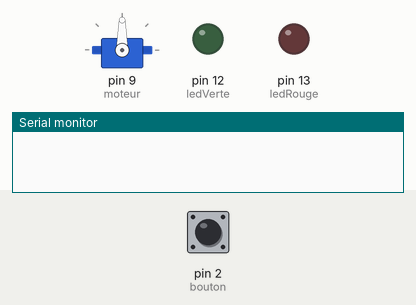
Simulated run of this sketch. Board: Arduino Uno, built with avr-gcc and run on an emulated ATmega328P. On the bench: servo, output pins drawn as LEDs (lit = HIGH), the last lines printed to the serial monitor. Dashed ring = blinking. The test bench sets the inputs (shaded band); at power-on: pin 2 (bouton) HIGH.

Above: at 1.2 s.
1.3 s: pin 2 (bouton) pulled LOW for 3.2 s
At 5.2 s:
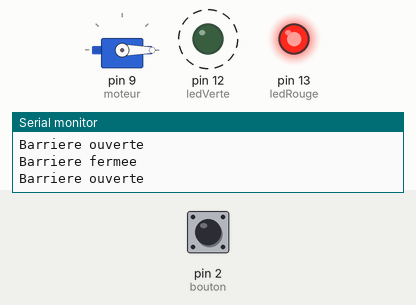
6.0 s: pin 2 (bouton) pulled LOW for 0.15 s
At 6.5 s:
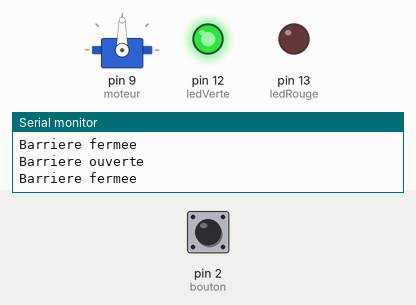
7.6 s: pin 2 (bouton) pulled LOW for 1 s
At 8.9 s:
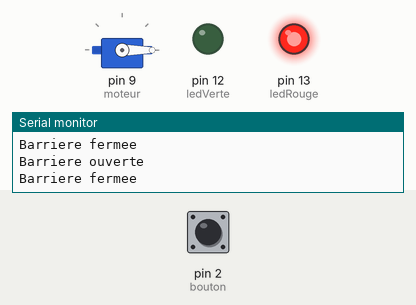
Timing chart, 0 to 10.6 s (numbered marks = the images above; inputs shaded):
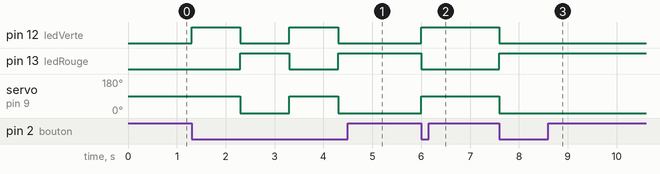

The sketch:

ard_barriere.ino
```cpp
#include <Wire.h>
#include <Servo.h>

Servo moteur; // créer un objet Servo pour contrôler le moteur
int ledRouge = 13; // broche pour la LED rouge
int ledVerte = 12; // broche pour la LED verte
int bouton = 2; // broche pour le bouton
bool etat = false; // variable pour enregistrer l'état de la barrière

char data;

void setup()
{
  Serial.begin(9600); // initialiser la communication série à 9600 bauds
  pinMode(ledRouge, OUTPUT); // configure la broche de la LED rouge en sortie
  pinMode(ledVerte, OUTPUT); // configure la broche de la LED verte en sortie
  pinMode(bouton, INPUT_PULLUP); // configure la broche du bouton en entrée avec pull-up
  moteur.attach(9); // attache le moteur à la broche 9
}

void loop()
{
  if (digitalRead(bouton) == LOW)
  { // vérifie si le bouton est enfoncé
    if (etat == false) // si la barrière est fermée
    {
      digitalWrite(ledRouge, LOW); // éteint le LED rouge
      digitalWrite(ledVerte, HIGH); // allume le LED verte
      moteur.write(90); // positionne le moteur à 90 degrés
      delay(1000); // attend une seconde
      etat = true; // enregistre que la barrière est ouverte
      Serial.println("Barriere ouverte"); // envoyer un message via la communication série
    }
    else // si la barrière est ouverte
    {
      digitalWrite(ledRouge, HIGH); // allume le LED rouge
      digitalWrite(ledVerte, LOW); // éteint le LED verte
      moteur.write(0); // positionne le moteur à 0 degré
      delay(1000); // attend une seconde
      etat = false; // enregistre que la barrière est fermée
      Serial.println("Barriere fermee"); // envoyer un message via la communication série
    }

  }
  if (Serial.available())
  {

    data=Serial.read();
    if(data=='1')
    {
      digitalWrite(ledRouge, HIGH); // allume le LED rouge
      digitalWrite(ledVerte, LOW); // éteint le LED verte
      moteur.write(0); // positionne le moteur à 0 degré
      delay(1000); // attend une seconde
      etat = false; // enregistre que la barrière est fermée
      Serial.println("Barriere fermee"); // envoyer un message via la communication série
    }
    if(data=='0')
    {
      digitalWrite(ledRouge, LOW); // éteint le LED rouge
      digitalWrite(ledVerte, HIGH); // allume le LED verte
      moteur.write(90); // positionne le moteur à 90 degrés
      delay(1000); // attend une seconde
      etat = true; // enregistre que la barrière est ouverte
      Serial.println("Barriere ouverte"); // envoyer un message via la communication série
    }


  }
}
```

Measured:
- after the input at 1.3 s, pin 12 (ledVerte): alternates HIGH for 1.0 s and LOW for 1.0 s, starting at once; pin 13 (ledRouge): LOW → HIGH after 1.0 s, → LOW 1.0 s later, → HIGH 1.0 s later; servo on pin 9 (moteur): 90° → 0° after 1.0 s, → 90° 1.0 s later, → 0° 1.0 s later
- after the input at 6.0 s, pin 12 (ledVerte): LOW → HIGH at once; pin 13 (ledRouge): HIGH → LOW at once; servo on pin 9 (moteur): 0° → 90° at once
- after the input at 7.6 s, pin 12 (ledVerte): HIGH → LOW at once; pin 13 (ledRouge): LOW → HIGH at once; servo on pin 9 (moteur): 90° → 0° at once
